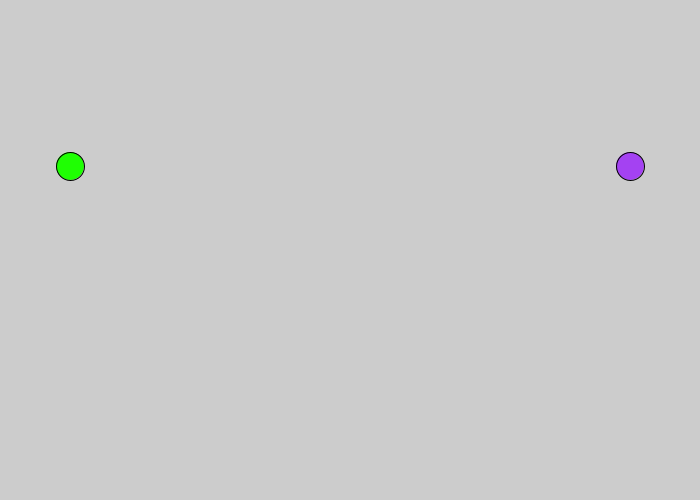
Frame 1 (no input)
Frame 60 (the mouse pressed at the canvas centre just before this capture): identical to frame 1, image omitted
Frame 120 (the mouse held since frame 60 and released just before this capture): identical to frame 1, image omitted

The Processing sketch that drew this single still picture (run headless with seeded random() and noise(); from frame 60 on, the mouse is pressed at the canvas centre):

// Processing sketch: Pong
// ── Pong.pde
// Global Variables
//
void setup()
{
  size(700, 500); //fullScreen(); displayWidth, displayHeight
  //ScreenSizeChecker() for Landscape, Portrait, square views (updated automatically for screen rotate)
  //
  //An Object Is ... See the class
  Ball myBall = new Ball( width*1/10, height*1/3, width*1/25, color(31, 255, 3), width/width, height/height ); //Line can be anywhere
  Ball yourBall = new Ball( width*9/10, height*1/3, width*1/25, color( random( 0, 255), random(255), random(255) ), width/width, height/height );
  //
  myBall.draw();
  yourBall.draw(); //Notice Bug
  //
  println("Exciting ... not exciting."); //Ball Object immediately deleted, local variable
  //exit(); //Exit Button, TBA
}//End setup()
//Object is garbage collected here
//
void draw()
{
  //Empty Loop (Especially Needed in Abstract Classes
}//End draw()
//
void keyPressed() {
}//End keyPressed()
//
void mousePressed() {
}//End mousePressed()
//

// ── Ball.pde
class Ball
{
  //Global Variables
  float x, y, diameter;
  color colour;
  int xSpeed, ySpeed;
  //
  Ball (float xParameter, float yParameter, float diameterParameter, color colourParameter, int xSpeedParameter, int ySpeedParameter) { //Constructor Is ... hard coded, single visual object
    x = xParameter;
    y = yParameter;
    diameter = diameterParameter;
    colour = colourParameter; //Hexidecimal: #1FFF03, Night Mode Friendly
    xSpeed = xSpeedParameter;
    ySpeed = ySpeedParameter;
  }//End Constructor
  //
  void draw() {
    fill(colour);
    ellipse(x, y, diameter, diameter);
  }//End draw
  //
  void move() {
    x += xSpeed;
    y += ySpeed;
  }//End move
}//End Ball

// ── Paddle.pde
/* Ideas - Abstract
 Paddle as a Pin-Ball-Lookalike in the middle of the table
 Make the paddle smaller with more points
 [Advanced Option] 360 degrees full rotation for the ball/paddles
 [Advanced Option] Curved Paddle, deflects and different angles
 */

class Paddle {
  //Global Variables
  private color colour;
  private int paddleXLeft, paddleXRight, paddleYLeft, paddleYRight, paddleWidth, paddleHeight;
  private Boolean nightMode=false;
  //
  Paddle (float widthParameter, float heightParameter) { //General Population
  if ( nightMode == false ) this.colour = color ( int(random(100, 255)), int(random(50, 255)), int(random(175, 255)) ) ; //random, different
  if ( nightMode == true ) this.colour = color ( int(random(100, 255)), int(random(50, 255)), 0 ) ; //random, different
  //Game start, paddles in the middle
  }//End Contructor
  //
  void draw() {
    leftPaddle();
    rightPaddle();
  }//End draw
  //
  void leftPaddle() {
    //Specific Colour - configuration?
    move();
  }//End leftPaddle
  //
  void rightPaddle() {
    //Specific Colour - configuration?
    move();
  }//End rigthPaddle
  //
  void move() {
    //Needs to stop at the top and bottom, else off the screen
  }//End move
  //
  //void momentumAddToBall() {}//End momentumAddToBall
  //- if the paddle is moving, increase the moment of the ball in the direction of the paddle
  //- if the paddle is stationary, increase the x-axis movement only
  //- Easter Egg: super strength ... technique ... OR ... Skill by points (level-up)
  //- ability is controlled in configuration (one or off)
  //
  // Getter
  // - When the Ball Bounces off the Paddle, randomize the color 20 times (1/3 of a second)
  //
  // Setters
  // - Send Paddle Location to Ball Class for Collision and Bounce
  //
}//End Paddle

// ── ScoreBoard.pde
/* Ideas
 */

class ScoreBoard { //Text for entire game is here? OR ScreenSaver illustrates instructions
  
}//End ScoreBoard
